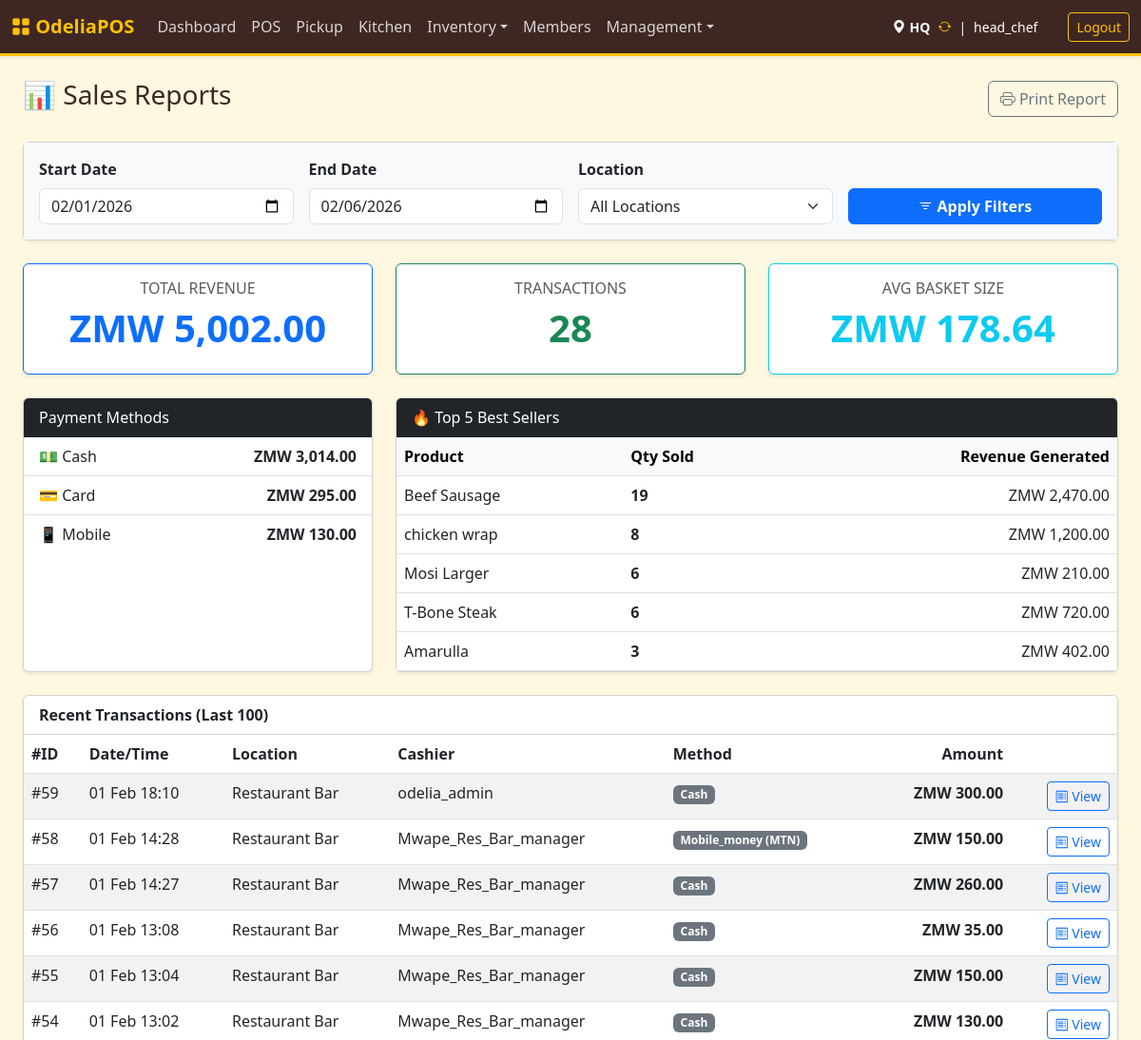
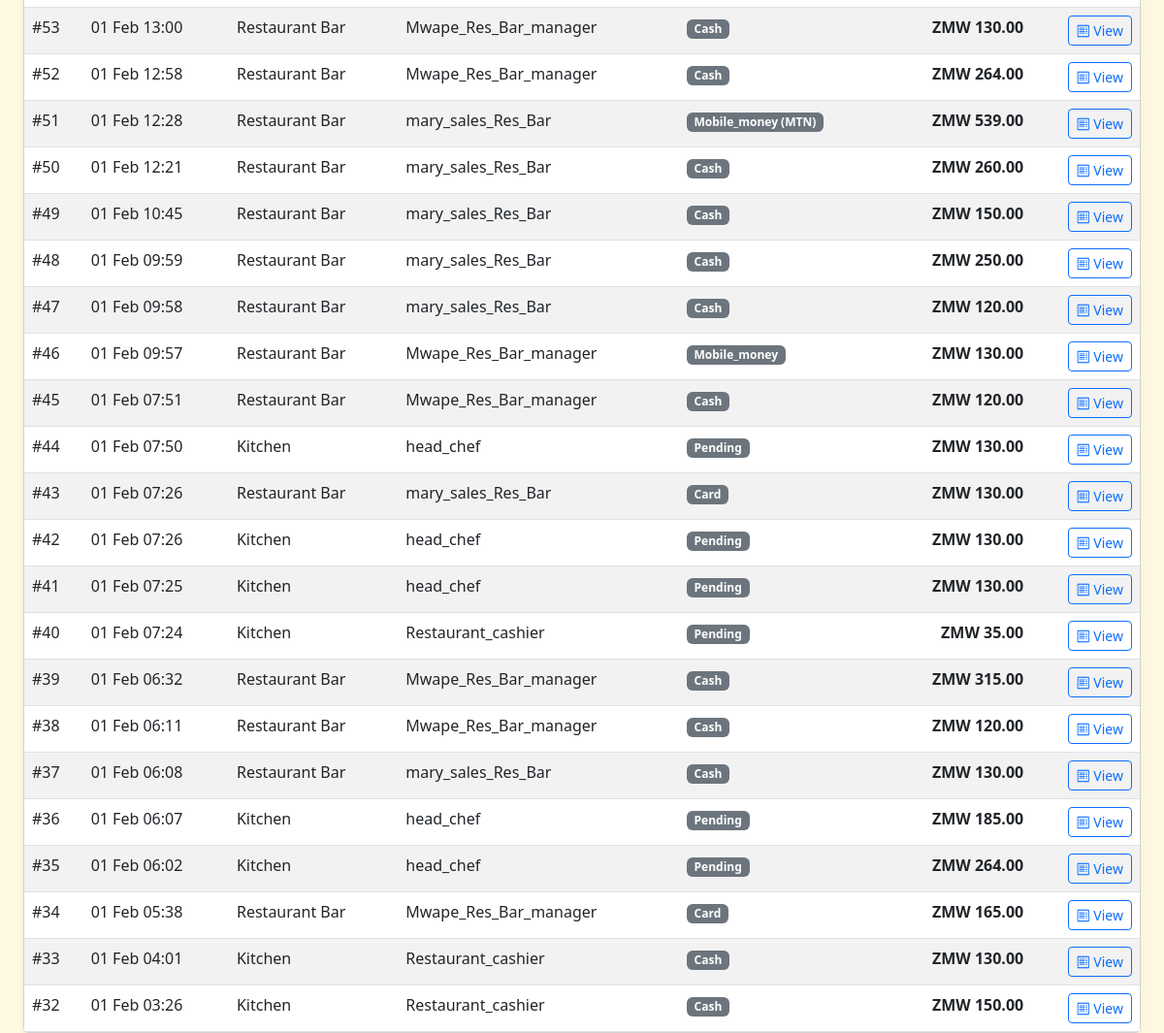
Page /index.php?page=reports (signed in) on the committed database (2 pictures, top to bottom).
### tables this page shows
CREATE TABLE `sales` (
  `id` int NOT NULL AUTO_INCREMENT,
  `location_id` int NOT NULL,
  `user_id` int NOT NULL,
  `shift_id` int DEFAULT NULL,
  `total_amount` decimal(10,2) NOT NULL,
  `discount` decimal(10,2) DEFAULT '0.00',
  `total_tax` decimal(10,2) DEFAULT '0.00',
  `tip` decimal(10,2) DEFAULT '0.00',
  `final_total` decimal(10,2) DEFAULT '0.00',
  `payment_method` varchar(50) NOT NULL DEFAULT 'cash',
  `status` enum('completed','refund_requested','refunded','partially_refunded') DEFAULT 'completed',
  `created_at` timestamp NULL DEFAULT CURRENT_TIMESTAMP,
  `collected_by` varchar(100) DEFAULT NULL,
  `payment_status` enum('paid','pending') DEFAULT 'paid',
  `customer_name` varchar(100) DEFAULT 'Walk-in',
  `amount_tendered` decimal(10,2) DEFAULT '0.00',
  `change_due` decimal(10,2) DEFAULT '0.00',
  `member_id` int DEFAULT NULL,
  `points_earned` decimal(10,2) DEFAULT '0.00',
  `points_redeemed` decimal(10,2) DEFAULT '0.00',
  PRIMARY KEY (`id`),
  KEY `location_id` (`location_id`),
  KEY `user_id` (`user_id`),
  CONSTRAINT `sales_ibfk_1` FOREIGN KEY (`location_id`) REFERENCES `locations` (`id`),
  CONSTRAINT `sales_ibfk_2` FOREIGN KEY (`user_id`) REFERENCES `users` (`id`)
);

CREATE TABLE `locations` (
  `id` int NOT NULL AUTO_INCREMENT,
  `name` varchar(50) NOT NULL,
  `type` enum('store','kitchen','bar','warehouse') NOT NULL DEFAULT 'store',
  `can_sell` tinyint(1) DEFAULT '1',
  `can_receive_from_vendor` tinyint(1) DEFAULT '0',
  `address` text,
  `phone` varchar(50) DEFAULT '555-0000',
  PRIMARY KEY (`id`)
);

CREATE TABLE `users` (
  `id` int NOT NULL AUTO_INCREMENT,
  `username` varchar(50) NOT NULL,
  `full_name` varchar(100) DEFAULT NULL,
  `password_hash` varchar(255) NOT NULL,
  `role` enum('admin','shopkeeper','manager','cashier','dev','chef','waiter','head_chef','bartender') NOT NULL DEFAULT 'cashier',
  `location_id` int DEFAULT NULL,
  `created_at` timestamp NULL DEFAULT CURRENT_TIMESTAMP,
  `force_password_change` tinyint(1) DEFAULT '0',
  PRIMARY KEY (`id`),
  UNIQUE KEY `username` (`username`),
  KEY `location_id` (`location_id`),
  CONSTRAINT `users_ibfk_1` FOREIGN KEY (`location_id`) REFERENCES `locations` (`id`) ON DELETE SET NULL
);

### src/reports.php (called while the page is built, shortened)
<?php
$startDate = $_GET['start_date'] ?? date('Y-m-01');
$endDate = $_GET['end_date'] ?? date('Y-m-d');
$where = "WHERE s.status = 'completed' AND DATE(s.created_at) BETWEEN ? AND ?";
$params = [$startDate, $endDate];
$kpiSql = "
    SELECT
        COUNT(id) as total_txns,
        SUM(final_total) as total_revenue,
        AVG(final_total) as avg_basket
    FROM sales s
    $where
";
$stmt = $pdo->prepare($kpiSql);
$stmt->execute($params);
$kpi = $stmt->fetch();
$paySql = "
    SELECT payment_method, SUM(final_total) as total
    FROM sales s
    $where
    GROUP BY payment_method
";
$stmt = $pdo->prepare($paySql);
$stmt->execute($params);
$payments = $stmt->fetchAll(PDO::FETCH_KEY_PAIR);
$topSql = "
    SELECT p.name, SUM(si.quantity) as qty_sold, SUM(si.quantity * si.price_at_sale) as revenue
    FROM sale_items si
    JOIN sales s ON si.sale_id = s.id
    JOIN products p ON si.product_id = p.id
    $where
    GROUP BY p.id
    ORDER BY qty_sold DESC
    LIMIT 5
";
$stmt = $pdo->prepare($topSql);
$stmt->execute($params);
$topProducts = $stmt->fetchAll();
$txnSql = "
    SELECT s.*, u.username, l.name as loc_name
    FROM sales s
    JOIN users u ON s.user_id = u.id
    JOIN locations l ON s.location_id = l.id
    $where
    ORDER BY s.created_at DESC
    LIMIT 100
";
$stmt = $pdo->prepare($txnSql);
$stmt->execute($params);
$transactions = $stmt->fetchAll();
?>

### templates/reports.php (the view, shortened to what this page needs)
<div class="d-flex justify-content-between align-items-center mb-4">
    <h3>📊 Sales Reports</h3>
    <button class="btn btn-outline-secondary" onclick="window.print()">
        <i class="bi bi-printer"></i> Print Report
    </button>
</div>
<div class="card shadow-sm mb-4 no-print">
    <div class="card-body bg-light">
        <form method="GET" action="index.php" class="row g-3 align-items-end">
            <div class="col-md-3">
                <label class="form-label fw-bold">Start Date</label>
                <input type="date" name="start_date" class="form-control" value="<?= $startDate ?>">
            </div>
            <div class="col-md-3">
                <label class="form-label fw-bold">End Date</label>
                <input type="date" name="end_date" class="form-control" value="<?= $endDate ?>">
            </div>
            <div class="col-md-3">
                <label class="form-label fw-bold">Location</label>
                <select name="location_id" class="form-select">
                    <option value="">All Locations</option>
                </select>
            </div>
            <div class="col-md-3">
                <button type="submit" class="btn btn-primary w-100 fw-bold">
                    <i class="bi bi-filter"></i> Apply Filters
                </button>
            </div>
        </form>
    </div>
</div>
<div class="row mb-4">
    <div class="col-md-4">
        <div class="card shadow-sm border-primary h-100">
            <div class="card-body text-center">
                <h6 class="text-muted text-uppercase">Total Revenue</h6>
                <h2 class="display-6 fw-bold text-primary">ZMW <?= number_format($kpi['total_revenue'] ?? 0, 2) ?></h2>
            </div>
        </div>
    </div>
    <div class="col-md-4">
        <div class="card shadow-sm border-success h-100">
            <div class="card-body text-center">
                <h6 class="text-muted text-uppercase">Transactions</h6>
                <h2 class="display-6 fw-bold text-success"><?= number_format($kpi['total_txns'] ?? 0) ?></h2>
            </div>
        </div>
    </div>
    <div class="col-md-4">
        <div class="card shadow-sm border-info h-100">
            <div class="card-body text-center">
                <h6 class="text-muted text-uppercase">Avg Basket Size</h6>
                <h2 class="display-6 fw-bold text-info">ZMW <?= number_format($kpi['avg_basket'] ?? 0, 2) ?></h2>
            </div>
        </div>
    </div>
</div>
<div class="row">
    <div class="col-md-4 mb-4">
        <div class="card shadow-sm h-100">
            <div class="card-header bg-dark text-white">Payment Methods</div>
            <ul class="list-group list-group-flush">
                <li class="list-group-item d-flex justify-content-between">
                    <span>💵 Cash</span>
                    <strong>ZMW <?= number_format($payments['cash'] ?? 0, 2) ?></strong>
                </li>
                <li class="list-group-item d-flex justify-content-between">
                    <span>💳 Card</span>
                    <strong>ZMW <?= number_format($payments['card'] ?? 0, 2) ?></strong>
                </li>
                <li class="list-group-item d-flex justify-content-between">
                    <span>📱 Mobile</span>
                    <strong>ZMW <?= number_format($payments['mobile_money'] ?? 0, 2) ?></strong>
                </li>
            </ul>
        </div>
    </div>
    <div class="col-md-8 mb-4">
        <div class="card shadow-sm h-100">
            <div class="card-header bg-dark text-white">🔥 Top 5 Best Sellers</div>
            <table class="table mb-0">
                <thead class="table-light">
                    <tr>
                        <th>Product</th>
                        <th>Qty Sold</th>
                        <th class="text-end">Revenue Generated</th>
                    </tr>
                </thead>
                <tbody>
                    <?php foreach ($topProducts as $p): ?>
                    <tr>
                        <td><?= htmlspecialchars($p['name']) ?></td>
                        <td class="fw-bold"><?= $p['qty_sold'] ?></td>
                        <td class="text-end">ZMW <?= number_format($p['revenue'], 2) ?></td>
                    </tr>
                    <?php endforeach; ?>
                </tbody>
            </table>
        </div>
    </div>
</div>
<div class="card shadow-sm">
    <div class="card-header bg-white fw-bold">Recent Transactions (Last 100)</div>
    <div class="card-body p-0">
        <table class="table table-striped table-hover mb-0">
            <thead>
                <tr>
                    <th>#ID</th>
                    <th>Date/Time</th>
                    <th>Location</th>
                    <th>Cashier</th>
                    <th>Method</th>
                    <th class="text-end">Amount</th>
                    <th></th>
                </tr>
            </thead>
            <tbody>
                <?php foreach ($transactions as $t): ?>
                <tr>
                    <td>#<?= $t['id'] ?></td>
                    <td><?= date('d M H:i', strtotime($t['created_at'])) ?></td>
                    <td><?= htmlspecialchars($t['loc_name']) ?></td>
                    <td><?= htmlspecialchars($t['username']) ?></td>
                    <td><span class="badge bg-secondary"><?= ucfirst($t['payment_method']) ?></span></td>
                    <td class="text-end fw-bold">ZMW <?= number_format($t['final_total'], 2) ?></td>
                    <td class="text-end">
                        <button class="btn btn-sm btn-outline-primary"
                                onclick="viewReceipt(<?= $t['id'] ?>)">
                            <i class="bi bi-receipt"></i> View
                        </button>
                    </td>
                </tr>
                <?php endforeach; ?>
            </tbody>
        </table>
    </div>
</div>

### templates/header.php (style rules this page uses)
:root { --theme-brown: #3e2723; --theme-gold: #ffc107; --theme-gold-dark: #d39e00; --theme-orange: #fd7e14; --theme-bg: #fff8e1; }
body { background-color: var(--theme-bg); color: var(--theme-brown); }

### rows in the picture
sales: id "59", created_at "01 Feb 18:10", location.name "Restaurant Bar", user.username "odelia_admin", payment_method "Cash", final_total "300.00"
sales: id "58", created_at "01 Feb 14:28", location.name "Restaurant Bar", user.username "Mwape_Res_Bar_manager", payment_method "Mobile_money (MTN)", final_total "150.00"
sales: id "57", created_at "01 Feb 14:27", location.name "Restaurant Bar", user.username "Mwape_Res_Bar_manager", payment_method "Cash", final_total "260.00"
sales: id "56", created_at "01 Feb 13:08", location.name "Restaurant Bar", user.username "Mwape_Res_Bar_manager", payment_method "Cash", final_total "35.00"
sales: id "55", created_at "01 Feb 13:04", location.name "Restaurant Bar", user.username "Mwape_Res_Bar_manager", payment_method "Cash", final_total "150.00"
sales: id "54", created_at "01 Feb 13:02", location.name "Restaurant Bar", user.username "Mwape_Res_Bar_manager", payment_method "Cash", final_total "130.00"
sales: id "53", created_at "01 Feb 13:00", location.name "Restaurant Bar", user.username "Mwape_Res_Bar_manager", payment_method "Cash", final_total "130.00"
sales: id "52", created_at "01 Feb 12:58", location.name "Restaurant Bar", user.username "Mwape_Res_Bar_manager", payment_method "Cash", final_total "264.00"
sales: id "51", created_at "01 Feb 12:28", location.name "Restaurant Bar", user.username "mary_sales_Res_Bar", payment_method "Mobile_money (MTN)", final_total "539.00"
sales: id "50", created_at "01 Feb 12:21", location.name "Restaurant Bar", user.username "mary_sales_Res_Bar", payment_method "Cash", final_total "260.00"
sales: id "49", created_at "01 Feb 10:45", location.name "Restaurant Bar", user.username "mary_sales_Res_Bar", payment_method "Cash", final_total "150.00"
sales: id "48", created_at "01 Feb 09:59", location.name "Restaurant Bar", user.username "mary_sales_Res_Bar", payment_method "Cash", final_total "250.00"
sales: id "47", created_at "01 Feb 09:58", location.name "Restaurant Bar", user.username "mary_sales_Res_Bar", payment_method "Cash", final_total "120.00"
sales: id "46", created_at "01 Feb 09:57", location.name "Restaurant Bar", user.username "Mwape_Res_Bar_manager", payment_method "Mobile_money", final_total "130.00"
sales: id "45", created_at "01 Feb 07:51", location.name "Restaurant Bar", user.username "Mwape_Res_Bar_manager", payment_method "Cash", final_total "120.00"
sales: id "44", created_at "01 Feb 07:50", location.name "Kitchen", user.username "head_chef", payment_method "Pending", final_total "130.00"
sales: id "43", created_at "01 Feb 07:26", location.name "Restaurant Bar", user.username "mary_sales_Res_Bar", payment_method "Card", final_total "130.00"
sales: id "42", created_at "01 Feb 07:26", location.name "Kitchen", user.username "head_chef", payment_method "Pending", final_total "130.00"
sales: id "41", created_at "01 Feb 07:25", location.name "Kitchen", user.username "head_chef", payment_method "Pending", final_total "130.00"
sales: id "40", created_at "01 Feb 07:24", location.name "Kitchen", user.username "Restaurant_cashier", payment_method "Pending", final_total "35.00"
sales: id "39", created_at "01 Feb 06:32", location.name "Restaurant Bar", user.username "Mwape_Res_Bar_manager", payment_method "Cash", final_total "315.00"
sales: id "38", created_at "01 Feb 06:11", location.name "Restaurant Bar", user.username "Mwape_Res_Bar_manager", payment_method "Cash", final_total "120.00"
sales: id "37", created_at "01 Feb 06:08", location.name "Restaurant Bar", user.username "mary_sales_Res_Bar", payment_method "Cash", final_total "130.00"
sales: id "36", created_at "01 Feb 06:07", location.name "Kitchen", user.username "head_chef", payment_method "Pending", final_total "185.00"
sales: id "35", created_at "01 Feb 06:02", location.name "Kitchen", user.username "head_chef", payment_method "Pending", final_total "264.00"
sales: id "34", created_at "01 Feb 05:38", location.name "Restaurant Bar", user.username "Mwape_Res_Bar_manager", payment_method "Card", final_total "165.00"
sales: id "33", created_at "01 Feb 04:01", location.name "Kitchen", user.username "Restaurant_cashier", payment_method "Cash", final_total "130.00"
sales: id "32", created_at "01 Feb 03:26", location.name "Kitchen", user.username "Restaurant_cashier", payment_method "Cash", final_total "150.00"

### other values in the picture
$_SESSION['location_name'] "HQ"
$_SESSION['username'] "head_chef"
$kpi['total_revenue'] "5,002.00"
$kpi['total_txns'] "28"
$kpi['avg_basket'] "178.64"
$payments['cash'] "3,014.00"
$payments['card'] "295.00"
$payments['mobile_money'] "130.00"
$p['name'] "Beef Sausage"
$p['qty_sold'] "19"
$p['revenue'] "2,470.00"
$p['name'] "chicken wrap"
$p['qty_sold'] "8"
$p['revenue'] "1,200.00"
$p['name'] "Mosi Larger"
